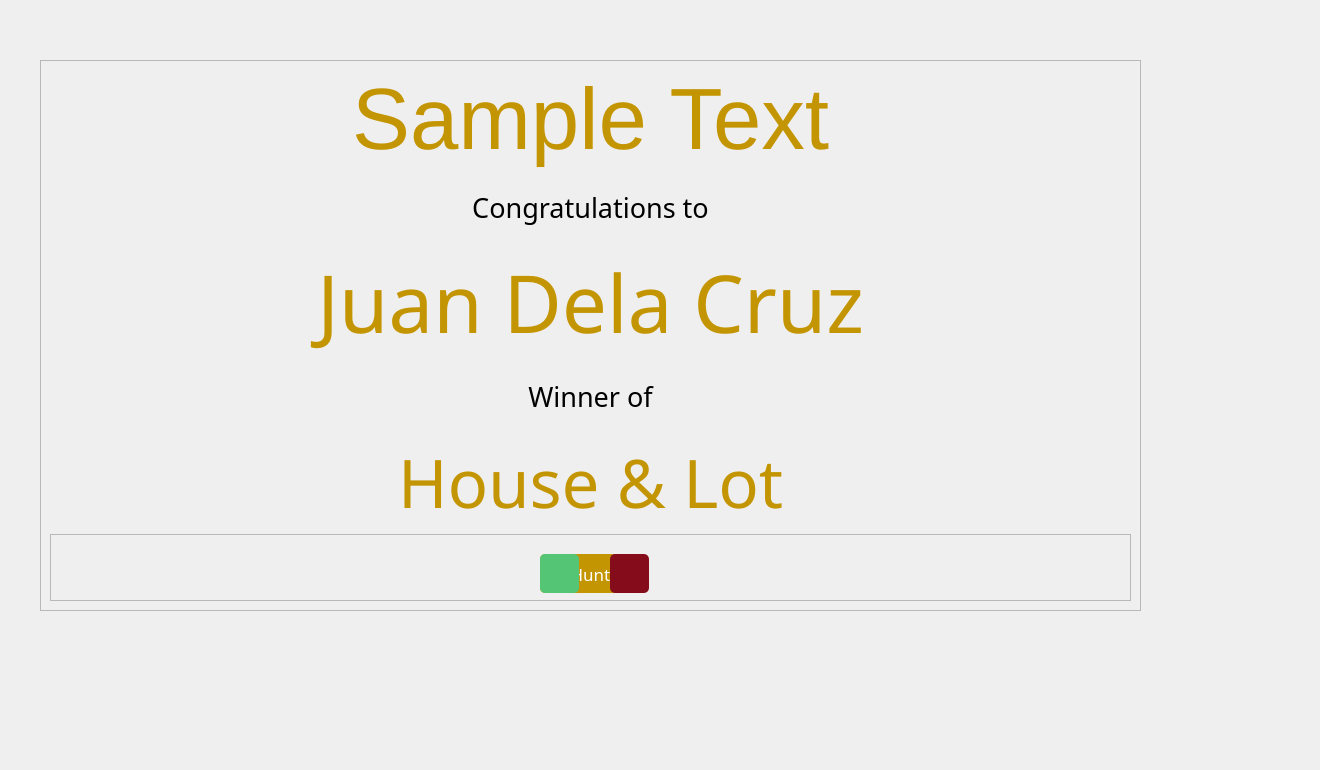
   <widget class="QWidget" name="tab_2">
    <attribute name="title">
     <string>Presentation</string>
    </attribute>
    <widget class="QLabel" name="bgGoldDrop">
     <property name="geometry">
      <rect>
       <x>0</x>
       <y>-30</y>
       <width>1191</width>
       <height>761</height>
      </rect>
     </property>
     <property name="styleSheet">
      <string notr="true">background-image: url(:/img/img/confetti-png.png);
background-color: none;
</string>
     </property>
     <property name="text">
      <string/>
     </property>
    </widget>
    <widget class="QLabel" name="bgConfetti">
     <property name="geometry">
      <rect>
       <x>-70</x>
       <y>-20</y>
       <width>1311</width>
       <height>695</height>
      </rect>
     </property>
     <property name="styleSheet">
      <string notr="true">background-image: url(:/img/img/confetti.png);
background-color: none;</string>
     </property>
     <property name="text">
      <string/>
     </property>
    </widget>
    <widget class="QLabel" name="BackgroundTheme">
     <property name="geometry">
      <rect>
       <x>0</x>
       <y>-40</y>
       <width>1191</width>
       <height>720</height>
      </rect>
     </property>
     <property name="styleSheet">
      <string notr="true">Background-color: none;</string>
     </property>
     <property name="text">
      <string/>
     </property>
    </widget>
    <widget class="QPushButton" name="pushButton">
     <property name="geometry">
      <rect>
       <x>10</x>
       <y>10</y>
       <width>71</width>
       <height>41</height>
      </rect>
     </property>
     <property name="cursor">
      <cursorShape>PointingHandCursor</cursorShape>
     </property>
     <property name="styleSheet">
      <string notr="true">QPushButton#pushButton {
qproperty-icon: url(:/img/img/arrowBack.png);
qproperty-iconSize: 23px 23px;
border-radius: 15px;
}

QPushButton#pushButton: hover {
background-color: #ffffff;
}

</string>
     </property>
     <property name="text">
      <string/>
     </property>
    </widget>
    <widget class="QFrame" name="wordContainer">
     <property name="geometry">
      <rect>
       <x>40</x>
       <y>60</y>
       <width>1101</width>
       <height>551</height>
      </rect>
     </property>
     <property name="sizePolicy">
      <sizepolicy hsizetype="Preferred" vsizetype="Preferred">
       <horstretch>0</horstretch>
       <verstretch>0</verstretch>
      </sizepolicy>
     </property>
     <property name="styleSheet">
      <string notr="true"/>
     </property>
     <property name="frameShape">
      <enum>QFrame::StyledPanel</enum>
     </property>
     <property name="frameShadow">
      <enum>QFrame::Raised</enum>
     </property>
     <layout class="QVBoxLayout" name="verticalLayout">
      <item>
       <widget class="QLabel" name="CelebrationTitle">
        <property name="font">
         <font>
          <family>Arial</family>
          <pointsize>65</pointsize>
         </font>
        </property>
        <property name="styleSheet">
         <string notr="true">color: #C49503;
-webkit-text-stroke: 1px red;
Background-color: none;
</string>
        </property>
        <property name="text">
         <string>Sample Text</string>
        </property>
        <property name="alignment">
         <set>Qt::AlignCenter</set>
        </property>
       </widget>
      </item>
      <item>
       <widget class="QLabel" name="Congratulationsto">
        <property name="font">
         <font>
          <family>Felix Titling</family>
          <pointsize>20</pointsize>
         </font>
        </property>
        <property name="styleSheet">
         <string notr="true">background-color: none;</string>
        </property>
        <property name="text">
         <string>Congratulations to</string>
        </property>
        <property name="alignment">
         <set>Qt::AlignCenter</set>
        </property>
       </widget>
      </item>
      <item>
       <widget class="QLabel" name="WinnerName">
        <property name="font">
         <font>
          <family>Felix Titling</family>
          <pointsize>60</pointsize>
         </font>
        </property>
        <property name="styleSheet">
         <string notr="true">color: #C49503; 
background-color: none;</string>
        </property>
        <property name="text">
         <string>Juan Dela Cruz</string>
        </property>
        <property name="alignment">
         <set>Qt::AlignCenter</set>
        </property>
       </widget>
      </item>
      <item>
       <widget class="QLabel" name="Congratulationsto_2">
        <property name="font">
         <font>
          <family>Felix Titling</family>
          <pointsize>20</pointsize>
         </font>
        </property>
        <property name="styleSheet">
         <string notr="true">Background-color: none;</string>
        </property>
        <property name="text">
         <string>Winner of</string>
        </property>
        <property name="alignment">
         <set>Qt::AlignCenter</set>
        </property>
       </widget>
      </item>
      <item>
       <widget class="QLabel" name="PrizeName">
        <property name="font">
         <font>
          <family>Felix Titling</family>
          <pointsize>50</pointsize>
         </font>
        </property>
        <property name="styleSheet">
         <string notr="true">color: #C49503; 
background-color: none;</string>
        </property>
        <property name="text">
         <string>House &amp; Lot</string>
        </property>
        <property name="alignment">
         <set>Qt::AlignCenter</set>
        </property>
       </widget>
      </item>
      <item>
       <widget class="QFrame" name="frame_8">
        <property name="frameShape">
         <enum>QFrame::StyledPanel</enum>
        </property>
        <property name="frameShadow">
         <enum>QFrame::Raised</enum>
        </property>
        <widget class="QPushButton" name="btnRoll">
         <property name="geometry">
          <rect>
           <x>490</x>
           <y>20</y>
           <width>101</width>
           <height>39</height>
          </rect>
         </property>
         <property name="font">
          <font>
           <family>Felix Titling</family>
           <pointsize>13</pointsize>
          </font>
         </property>
         <property name="cursor">
          <cursorShape>PointingHandCursor</cursorShape>
         </property>
         <property name="styleSheet">
          <string notr="true">border-radius: 5px;
background-color: #C49503;
color: #ffffff;</string>
         </property>
         <property name="text">
          <string>Hunt</string>
         </property>
        </widget>
        <widget class="QPushButton" name="btnCancel">
         <property name="geometry">
          <rect>
           <x>560</x>
           <y>20</y>
           <width>39</width>
           <height>39</height>
          </rect>
         </property>
         <property name="cursor">
          <cursorShape>PointingHandCursor</cursorShape>
         </property>
         <property name="toolTip">
          <string>Remove participant</string>
         </property>
         <property name="styleSheet">
          <string notr="true">border-radius: 5px;
background-color: #850d1b;
color: #ffffff;

qproperty-icon: url(:/img/img/cancel.png);
qproperty-iconSize: 20px 20px;</string>
         </property>
         <property name="text">
          <string/>
         </property>
        </widget>
        <widget class="QPushButton" name="btnCheck">
         <property name="geometry">
          <rect>
           <x>490</x>
           <y>20</y>
           <width>39</width>
           <height>39</height>
          </rect>
         </property>
         <property name="cursor">
          <cursorShape>PointingHandCursor</cursorShape>
         </property>
         <property name="toolTip">
          <string>Confirm</string>
         </property>
         <property name="styleSheet">
          <string notr="true">border-radius: 5px;
background-color: #54C475;
color: #ffffff;

qproperty-icon: url(:/img/img/check2.png);
qproperty-iconSize: 20px 20px;</string>
         </property>
         <property name="text">
          <string/>
         </property>
        </widget>
       </widget>
      </item>
     </layout>
    </widget>
    <zorder>BackgroundTheme</zorder>
    <zorder>bgGoldDrop</zorder>
    <zorder>bgConfetti</zorder>
    <zorder>pushButton</zorder>
    <zorder>wordContainer</zorder>
   </widget>
